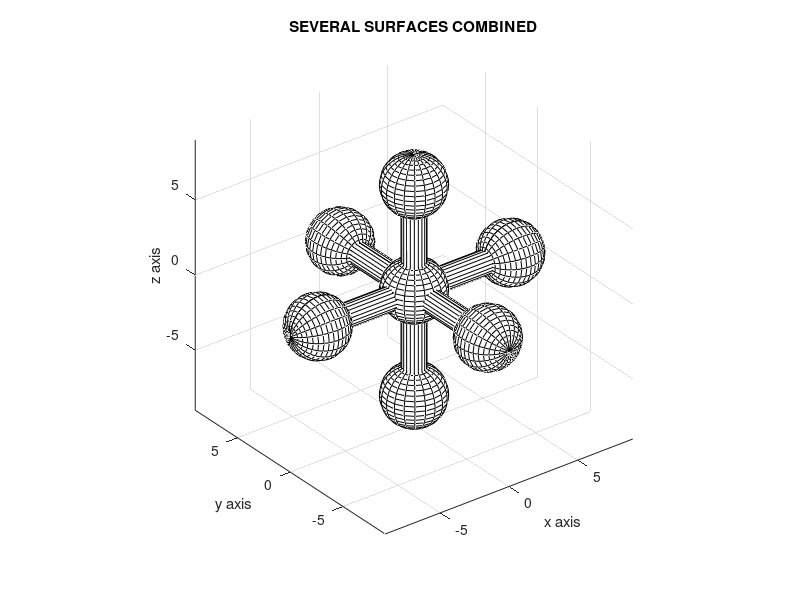

Write MATLAB code to recreate this figure.
function surfmany(varargin) 
%function surfmany(x1,y1,z1,x2,y2,z2,...
%                x3,y3,z3,..,xn,yn,zn), 1/4/01
% This function plots any number of surfaces 
% on the same set of axes without shape 
% distortion. When no input is given then a
% six-legged solid composed of spheres and
% cylinders is shown. 
%
% User m functions called: none
%----------------------------------------------

if nargin==0  
  % Default data for a six-legged solid
  n=10; rs=.25; d=7; rs=2; rc=.75; 
  [xs,ys,zs]=sphere;  [xc,yc,zc]=cylinder;
  xs=rs*xs; ys=rs*ys; zs=rs*zs; 
  xc=rc*xc; yc=rc*yc; zc=2*d*zc-d;
  x1=xs; y1=ys; z1=zs; 
  x2=zs+d; y2=ys; z2=xs;
  x3=zs-d; y3=ys; z3=xs; 
  x4=xs; y4=zs-d; z4=ys;
  x5=xs; y5=zs+d; z5=ys;
  x6=xs; y6=ys; z6=zs+d; 
  x7=xs; y7=ys; z7=zs-d;
  x8=xc; y8=yc; z8=zc;
  x9=zc; y9=xc; z9=yc; 
  x10=yc; y10=zc; z10=xc; 
	varargin={x1,y1,z1,x2,y2,z2,x3,y3,z3,...
		x4,y4,z4,x5,y5,z5,x6,y6,z6,x7,y7,z7,...
		x8,y8,z8,x9,y9,z9,x10,y10,z10};
end 

% Find the data range
n=length(varargin); 
r=realmax*[1,-1,1,-1,1,-1];
s=inline('min([a;b])','a','b');
b=inline('max([a;b])','a','b');
for k=1:3:n	
	x=varargin{k}; y=varargin{k+1}; 
	z=varargin{k+2};
	x=x(:); y=y(:); z=z(:);
	r(1)=s(r(1),x); r(2)=b(r(2),x);
	r(3)=s(r(3),y); r(4)=b(r(4),y);
	r(5)=s(r(5),z); r(6)=b(r(6),z);
end

% Plot each surface
hold off, newplot
for k=1:3:n
	x=varargin{k}; y=varargin{k+1}; 
	z=varargin{k+2};
	surf(x,y,z); axis(r), hold on	
end

% Set axes and display the combined plot 
axis equal, axis(r), grid on
xlabel('x axis'), ylabel('y axis')
zlabel('z axis')
title('SEVERAL SURFACES COMBINED')
% colormap([127/255 1 212/255]); % aquamarine
colormap([1 1 1]);, figure(gcf), hold off 
